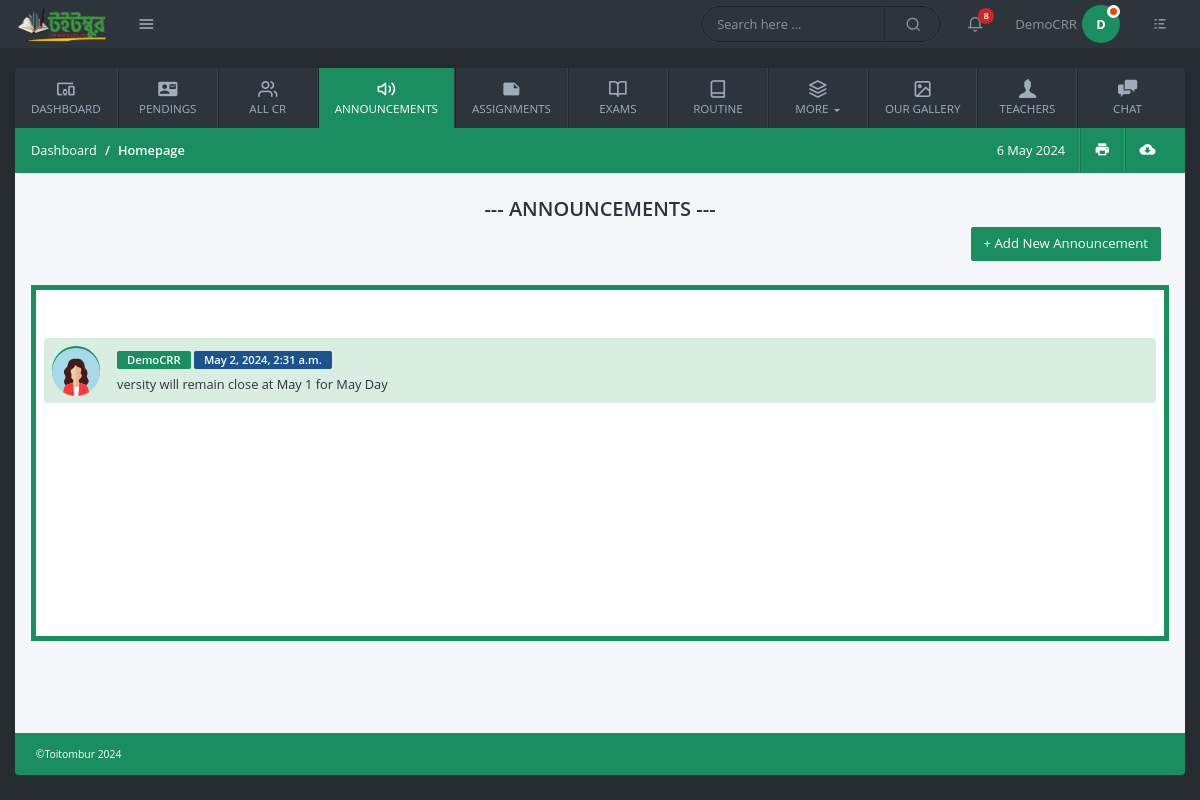
Page /all-announcements/ (signed in) on the committed database.
### users/models.py (models this page shows, shortened)
class User(AbstractBaseUser, PermissionsMixin):
    email = models. EmailField (unique=True, null=False)
    is_staff = models.BooleanField(
        gettext_lazy('I am staff'),
        default=False,
    help_text = gettext_lazy('If the user is admin stuff of this site then can see admin panel')
    )
    is_active = models.BooleanField(
        gettext_lazy('account active'),
        default=True,
        help_text=gettext_lazy('A user should be treated as active. Admin can unselect this instead of deleting accounts')
    )
    ROLE_CHOICES = (
        ('admin', 'admin'),
        ('student', 'student'),
        ('teacher', 'teacher'),
        ('cr', 'cr'),
    )
    role = models.CharField(
        max_length=20,
        choices=ROLE_CHOICES,
        default='admin',
    )
    USERNAME_FIELD = 'email'
    objects = MyCustomManager()

class CommonProfileModel(models.Model):
    uid = models.UUIDField(primary_key=True, default= uuid.uuid4, editable=False)
    account = models.OneToOneField(Profile, on_delete=models.CASCADE)
    created_at = models.DateTimeField(auto_now_add=True)
    updated_at = models.DateTimeField(auto_now=True)
    personal_id = models.CharField(unique=True, max_length=150)
    gender = models.CharField( max_length=50, choices=GENDERS, blank=True,null=True)
    image = models.FileField(upload_to="Profile_Pictures", null=True, blank=True)
    class Meta:
        abstract = True

class Student(CommonProfileModel):
    name = models.CharField(max_length=350)
    intake = models.ForeignKey(Intakes, on_delete=models.CASCADE)
    section = models.ForeignKey(Sections, on_delete=models.CASCADE)
    department = models.ForeignKey(Departments, on_delete=models.CASCADE)
    shift = models.CharField(max_length=50, choices= [("Day","day"), ("Evening", "evening")])
    is_class_cr = models.BooleanField(default=False)
    contact_number = models.PositiveIntegerField(null=True, blank=True)
    facebook_profile = models.CharField( max_length=500, null=True, blank=True)
    def __str__(self):
        return self.name

### common/models.py (models this page shows, shortened)
class CommonBaseModel(models.Model):
    uid = models.UUIDField(primary_key=True, default= uuid.uuid4, editable=False)
    created_at = models.DateTimeField(auto_now_add=True)
    updated_at = models.DateTimeField(auto_now=True)

class Announcements(CommonBaseModel):
    announcement = models.CharField(max_length=500)
    image = models.ImageField(upload_to="Announcements", null=True, blank=True)
    file = models.FileField(upload_to="Announcements", null=True, blank=True)
    who_posted = models.ForeignKey(Student, on_delete=models.CASCADE)
    intake = models.ForeignKey(Intakes, on_delete=models.CASCADE)
    department = models.ForeignKey(Departments, on_delete=models.CASCADE)
    section = models.ForeignKey(Sections, on_delete=models.CASCADE)

class CommonBaseModel(models.Model):
    uid = models.UUIDField(primary_key=True, default= uuid.uuid4, editable=False)
    created_at = models.DateTimeField(auto_now_add=True)
    updated_at = models.DateTimeField(auto_now=True)

### common/extra_code.py (the view)
        def warper_function(request, *args, **kwargs):
            profile = request.user.profile
            if profile.details_filled:
                if profile.is_approved:
                    if request.user.role in allowed_role:
                        return view_function(request, *args, **kwargs)
                    else:
                        return HttpResponse("WHO ARE YOU ? Not authorized person.")
                else:
                    return render(request,"pages/waiting.html")
            else:
                return redirect("last_step_of_register")

### common/extra_code.py (called while the page is built)
def allowed_users(allowed_role = []):
    def normal_function(view_function):
        def warper_function(request, *args, **kwargs):
            profile = request.user.profile
            if profile.details_filled:
                if profile.is_approved:
                    if request.user.role in allowed_role:
                        return view_function(request, *args, **kwargs)
                    else:
                        return HttpResponse("WHO ARE YOU ? Not authorized person.")
                else:
                    return render(request,"pages/waiting.html")
            else:
                return redirect("last_step_of_register")
        return warper_function
    return normal_function

### common/views.py (called while the page is built)
@login_required()
@allowed_users(allowed_role=['student', 'cr'])
def all_announcement(request):
    student = request.user.profile.student
    intake = student.intake
    section = student.section
    depart = student.department
    announcements = Announcements.objects.filter(
        intake = intake,
        department = depart,
        section = section,
    ).order_by("-created_at")
    context = {
        "announcements":announcements,
    }
    return render(request, "pages/all_announcement.html",context)

### templates/pages/all_announcement.html (shortened to what this page needs)
{% extends "base/base.html" %}
{% load static %}
{% block content %}
<div class="row gutters justify-content-center">
    <h4>--- ANNOUNCEMENTS ---</h4>
    <div class="col-xl-12 col-lg-12 col-md-12 col-sm-12 col-12">
        {% if user.role == 'cr' %}
        <div class="text-right mb-4">
            <a href="{% url "add_announcement" %}" class="btn btn-primary" >+ Add New Announcement</a>
        </div>
        {% endif %}
    </div>
    <div class="col-md-12 col-12  subscribe-form">
        <div class="customScroll5 mt-0 mb-0">
            <ul class="user-messages">
                {% for announce in announcements %}
                <li class="clearfix bg-for-you rounded p-2">
                    <div class="customer"><img src="{{announce.who_posted.image.url}}" alt="pic"></div>
                    <div class="delivery-details ">
                        <span class="badge badge-primary">{{announce.who_posted}}</span>
                        <span class="badge badge-info">{{announce.created_at}}</span>
                        <p>{{announce.announcement}}</p>
                    </div>
                </li>
                {% endfor %}
            </ul>
        </div>
    </div>
</div>
{% endblock content %}

### templates/base/base.html (shortened to what this page needs)
{% load static %}
<!doctype html>
<html lang="en">
	<head>
		<link rel="stylesheet" href="{% static "css/bootstrap.min.css" %}">
		<link rel="stylesheet" href="{% static "fonts/style.css" %}">
		<link rel="stylesheet" href="{% static "css/main.css" %}">
		<link rel="stylesheet" href="{% static "vendor/daterange/daterange.css" %}">
	</head>
	<body>
		<header class="header">
			<div class="logo-wrapper">
				<a href="{% url "homepage" %}" class="logo">
					<img src="{% static "img/toitombur.png" %}" alt="Dashboard" />
				</a>
				<a href="#" class="quick-links-btn" data-toggle="tooltip" data-placement="right" title="" data-original-title="Quick Links">
					<i class="icon-menu1"></i>
				</a>
			</div>
			<div class="header-items">
				<div class="custom-search">
					<input type="text" class="search-query" placeholder="Search here ...">
					<i class="icon-search1"></i>
				</div>
				<ul class="header-actions">
					<li class="dropdown">
						<a href="#" id="notifications" data-toggle="dropdown" aria-haspopup="true">
							<i class="icon-bell"></i>
							<span class="count-label">8</span>
						</a>
					</li>
					<li class="dropdown">
						<a href="#" id="userSettings" class="user-settings" data-toggle="dropdown" aria-haspopup="true">
							{% if user.role == "student" or user.role == "cr" %}
							<span class="user-name">{{user.profile.student.name}}</span>
							<span class="avatar"> {{ user.profile.student.name|slice:"0:1" }}<span class="status busy"></span></span>
							{% elif user.role == "teacher" %}
							<span class="user-name">{{user.profile.teacher.name}}</span>
							<span class="avatar"> {{ user.profile.teacher.name|slice:"0:1" }}<span class="status busy"></span></span>
							{% endif %}
						</a>
					</li>
					<li>
						<a href="#" class="quick-settings-btn" data-toggle="tooltip" data-placement="left" title="" data-original-title="Quick Settings">
							<i class="icon-list"></i>
						</a>
					</li>
				</ul>
			</div>
		</header>
		<div class="container-fluid">
			{% url "pendings" as p1x %}
			{% url "add_routine" as r1x %}
			<nav class="navbar navbar-expand-lg custom-navbar">
				<div class="collapse navbar-collapse" id="KamlaActiveNavbar">
					<ul class="navbar-nav">
						<li class="nav-item ">
							<a class="nav-link {% if request.path == '/' %}active-page{% endif %}" href="{% url "homepage" %}">
							  <i class="icon-devices_other nav-icon"></i>
							  Dashboard
							</a>
						  </li>
						  {% if user.role == 'admin' or user.role == 'cr' %}
						  <li class="nav-item">
							<a class="nav-link {% if request.path == p1x %}active-page{% endif %}" href="{% url "pendings" %}">
							  <i class="icon-contact_mail nav-icon"></i>
							  Pendings
							</a>
						  </li>
						  {% endif %}
						<li class="nav-item">
							<a class="nav-link {% if request.path == '/all-cr-of-each-intakes/' %}active-page{% endif %} " href="{% url "all_cr" %}" >
								<i class="icon-users nav-icon"></i>
								All CR
							</a>
						</li>
						<li class="nav-item">
							<a class="nav-link {% if request.path == '/all-announcements/' %}active-page{% endif %}" href="{% url "all_announcement" %}" >
								<i class="icon-volume-2 nav-icon"></i>
								Announcements
							</a>
						</li>
						<li class="nav-item">
							<a class="nav-link {% if request.path == '/all-assignments/' %}active-page{% endif %}" href="{% url "assignments" %}" >
								<i class="icon-note nav-icon"></i>
								Assignments
							</a>
						</li>
						<li class="nav-item">
							<a class="nav-link {% if request.path == '/exams/' %}active-page{% endif %}" href="{% url "exams" %}" >
								<i class="icon-book-open nav-icon"></i>
								Exams
							</a>
						</li>
						<li class="nav-item">
							<a class="nav-link {% if request.path == r1x %}active-page{% endif %}" href="{% url "add_routine" %}">
							  <i class="icon-book nav-icon"></i>
							  Routine
							</a>
						</li>
						<li class="nav-item dropdown">
							<a class="nav-link dropdown-toggle" href="#" id="dashboardsDropdown" role="button" data-toggle="dropdown" aria-haspopup="true" aria-expanded="false">
								<i class="icon-layers2 nav-icon"></i>
								More
							</a>
						</li>
						<li class="nav-item">
							<a class="nav-link" href="#" >
								<i class="icon-image nav-icon"></i>
								Our Gallery
							</a>
						</li>
						<li class="nav-item">
							<a class="nav-link" href="#" >
								<i class="icon-user nav-icon"></i>
								Teachers
							</a>
						</li>
						<li class="nav-item">
							<a class="nav-link" href="{% url "chat_view" %}" >
								<i class="icon-chat nav-icon"></i>
								Chat
							</a>
						</li>
					</ul>
				</div>
			</nav>
			<div class="main-container">
				<div class="page-header">
					<ol class="breadcrumb">
						<li class="breadcrumb-item">Dashboard</li>
						<li class="breadcrumb-item active">Homepage</li>
					</ol>
					<ul class="app-actions">
						<li>
							<a href="#" id="">
								<icon id="currentDate"></icon>
							</a>
						</li>
						<li>
							<a href="#" data-toggle="tooltip" data-placement="top" title="" data-original-title="Print">
								<i class="icon-print"></i>
							</a>
						</li>
						<li>
							<a href="#" data-toggle="tooltip" data-placement="top" title="" data-original-title="Download CSV">
								<i class="icon-cloud_download"></i>
							</a>
						</li>
					</ul>
				</div>
				<div class="content-wrapper">
					{% block content %}{% endblock content %}
				</div>
			</div>
			<footer class="main-footer">©Toitombur 2024</footer>
		</div>
	</body>
</html>

### templates/pages/all_announcement.html (style rules this page uses)
.bg-for-you { background-color: #d9eee1; }

### rows in the picture
User: profile.student.name "DemoCRR", profile.student.name "D"
Announcements: who_posted.image (picture), who_posted "DemoCRR", created_at "May 2, 2024, 2:31 a.m.", announcement "versity will remain close at May 1 for May Day"
